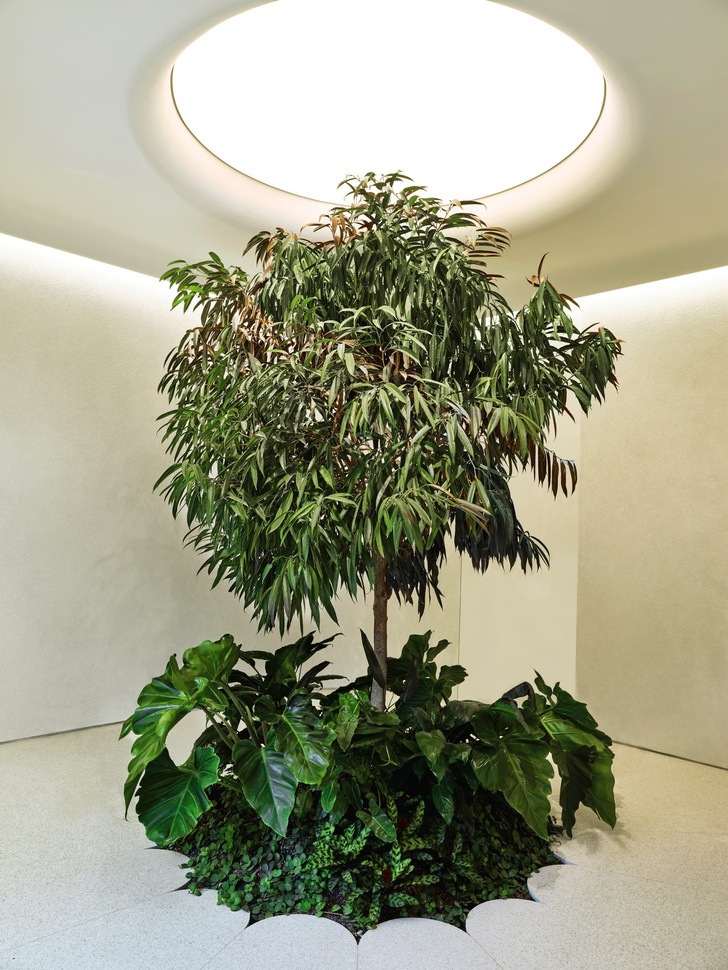
#> input picture img/bush.jpg, 728 x 970 px, shrunk from 2477 x 3302 before the run, found by its file name
$ python learn-konvolusi_cv.py
#> lines starting #> are read from the running program, lines starting #| are printed output that depends on the picture
import cv2 as cv
import numpy as np
from matplotlib import pyplot as plt

img= cv.cvtColor(cv.imread('..\\img\\bush.jpg'), cv.COLOR_BGR2RGB)

# Sharpen
# kernel= np.array([[-1, -1, -1], [-1, 9, -1], [-1, -1, -1]])

# Outline
kernel= np.array([[-1, -2, -1], [0, 0, 0], [1, 2, 1]])

# Blur
# kernel = np.array([[0.11111111111, 0.11111111111, 0.11111111111], [0.11111111111, 0.11111111111,0.11111111111], [0.11111111111,0.11111111111,0.11111111111]])

conv_result1= cv.filter2D(img, -1, kernel=kernel)
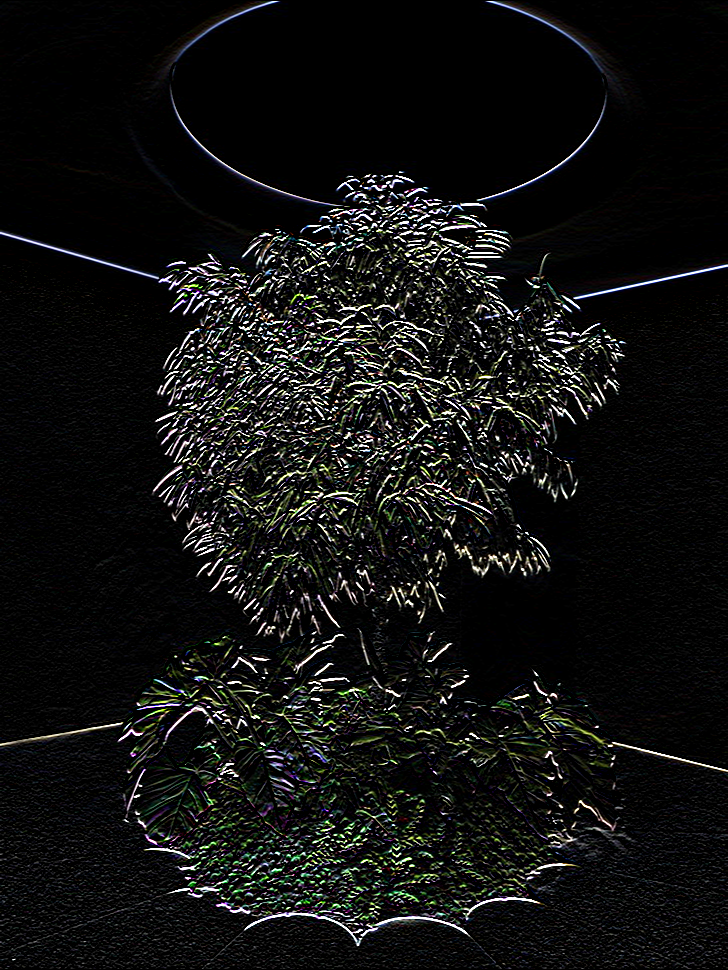
#> conv_result1: shape (970, 728, 3); mean R, G, B 17.8, 18.3, 17.6
# for i in range(1):
#     conv_result1 = cv.filter2D(conv_result1, -1, kernel=kernel)

fig, ax= plt.subplots(ncols=2, figsize=(14,10))

ax[0].imshow(img)
ax[0].set_title('normal image')

ax[1].imshow(conv_result1)
ax[1].set_title('convolution image')

plt.show()
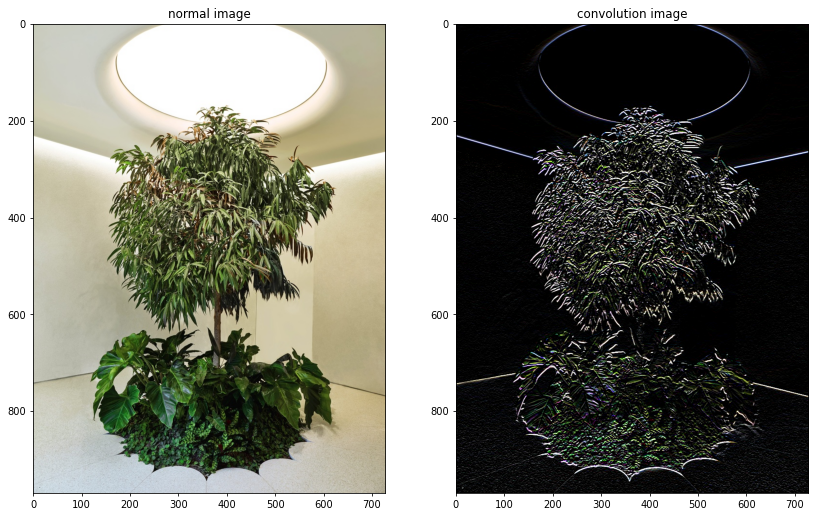
#> figure drawn by matplotlib, 2 panels

$ run again, with img/shape.jpg copied over img/bush.jpg
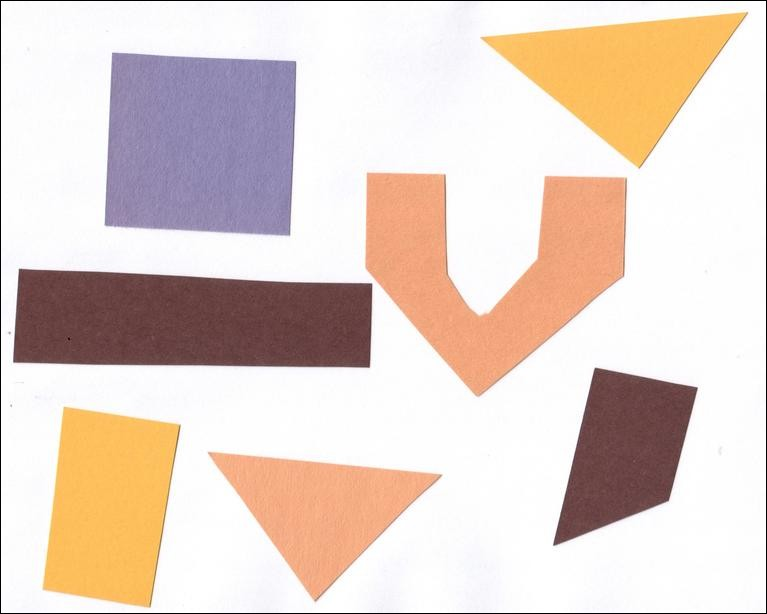
#> input picture img/shape.jpg, 767 x 614 px, found by its file name
#> `conv_result1= cv.filter2D(img, -1, kernel=kernel)`:
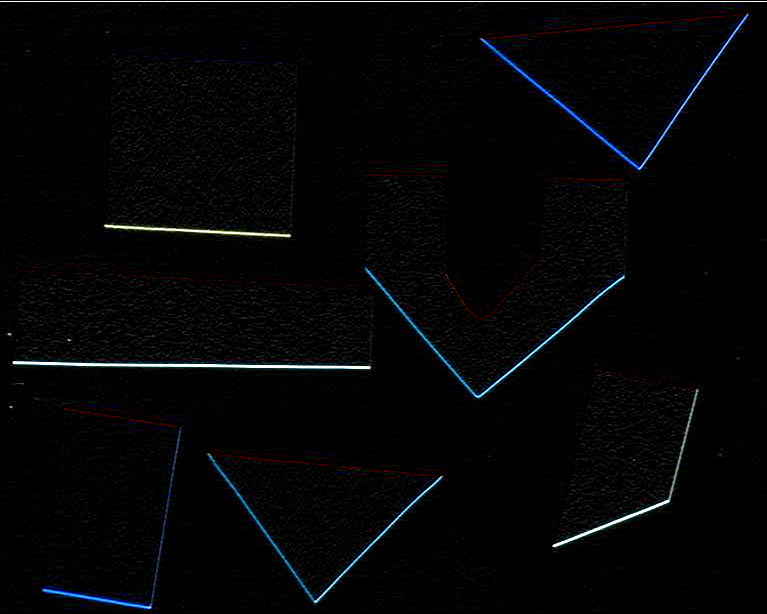
#> conv_result1: shape (614, 767, 3); mean R, G, B 4.2, 4.7, 5.6
#> `plt.show()`:
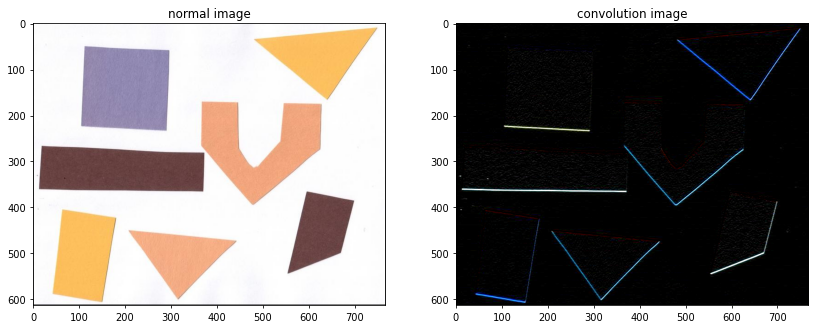
#> figure drawn by matplotlib, 2 panels
